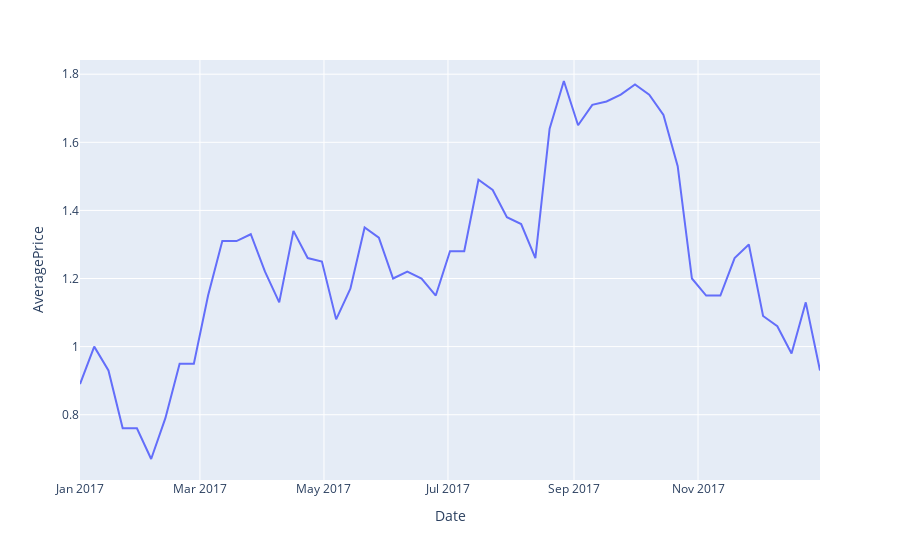

Notebook source saved alongside this figure:
### Code cell
import plotly.express as px

px.line(dfb,
       x='Date',
       y='AveragePrice')

### Figure 1 — Plotly figure (JSON) as saved in the notebook; plotly's stock layout.template omitted (floating-point values rounded to 4 significant figures)
{"data": [{"hovertemplate": "Date=%{x}<br>AveragePrice=%{y}<extra></extra>", "legendgroup": "", "line": {"color": "#636efa", "dash": "solid"}, "mode": "lines", "name": "", "orientation": "v", "showlegend": false, "type": "scatter", "x": ["2017-12-31", "2017-12-24", "2017-12-17", "2017-12-10", "2017-12-03", "2017-11-26", "2017-11-19", "2017-11-12", "2017-11-05", "2017-10-29", "2017-10-22", "2017-10-15", "2017-10-08", "2017-10-01", "2017-09-24", "2017-09-17", "2017-09-10", "2017-09-03", "2017-08-27", "2017-08-20", "2017-08-13", "2017-08-06", "2017-07-30", "2017-07-23", "2017-07-16", "2017-07-09", "2017-07-02", "2017-06-25", "2017-06-18", "2017-06-11", "2017-06-04", "2017-05-28", "2017-05-21", "2017-05-14", "2017-05-07", "2017-04-30", "2017-04-23", "2017-04-16", "2017-04-09", "2017-04-02", "2017-03-26", "2017-03-19", "2017-03-12", "2017-03-05", "2017-02-26", "2017-02-19", "2017-02-12", "2017-02-05", "2017-01-29", "2017-01-22", "2017-01-15", "2017-01-08", "2017-01-01"], "xaxis": "x", "y": [0.93, 1.13, 0.98, 1.06, 1.09, 1.3, 1.26, 1.15, 1.15, 1.2, 1.53, 1.68, 1.74, 1.77, 1.74, 1.72, 1.71, 1.65, 1.78, 1.64, 1.26, 1.36, 1.38, 1.46, 1.49, 1.28, 1.28, 1.15, 1.2, 1.22, 1.2, 1.32, 1.35, 1.17, 1.08, 1.25, 1.26, 1.34, 1.13, 1.22, 1.33, 1.31, 1.31, 1.15, 0.95, 0.95, 0.79, 0.67, 0.76, 0.76, 0.93, 1, 0.89], "yaxis": "y"}], "layout": {"legend": {"tracegroupgap": 0}, "margin": {"t": 60}, "xaxis": {"anchor": "y", "domain": [0, 1], "title": {"text": "Date"}}, "yaxis": {"anchor": "x", "domain": [0, 1], "title": {"text": "AveragePrice"}}}}
